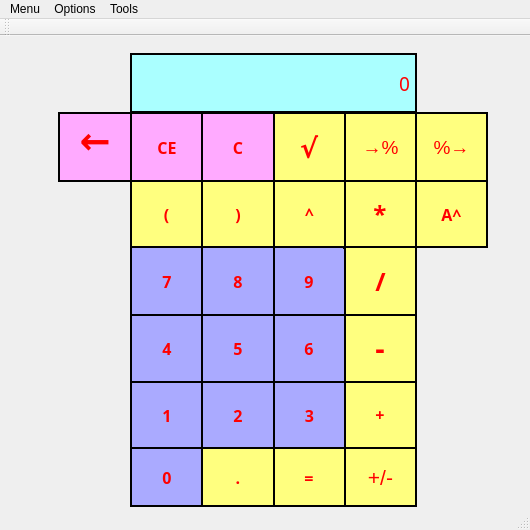
<?xml version="1.0" encoding="UTF-8"?>
<ui version="4.0">
 <class>MainWindow</class>
 <widget class="QMainWindow" name="MainWindow">
  <property name="geometry">
   <rect>
    <x>0</x>
    <y>0</y>
    <width>530</width>
    <height>530</height>
   </rect>
  </property>
  <property name="sizePolicy">
   <sizepolicy hsizetype="Fixed" vsizetype="Fixed">
    <horstretch>0</horstretch>
    <verstretch>0</verstretch>
   </sizepolicy>
  </property>
  <property name="contextMenuPolicy">
   <enum>Qt::ActionsContextMenu</enum>
  </property>
  <property name="windowTitle">
   <string>Calculator: Stage 1</string>
  </property>
  <property name="styleSheet">
   <string notr="true"/>
  </property>
  <widget class="QWidget" name="centralWidget">
   <widget class="QPushButton" name="pushButton_1">
    <property name="geometry">
     <rect>
      <x>130</x>
      <y>344</y>
      <width>74</width>
      <height>70</height>
     </rect>
    </property>
    <property name="font">
     <font>
      <family>Arial Black</family>
      <pointsize>12</pointsize>
      <weight>75</weight>
      <bold>true</bold>
     </font>
    </property>
    <property name="styleSheet">
     <string notr="true">color: rgb(255, 0, 0);
border: 2px solid black;
background-color: rgb(170, 170, 255);</string>
    </property>
    <property name="text">
     <string>1</string>
    </property>
   </widget>
   <widget class="QPushButton" name="pushButton_2">
    <property name="geometry">
     <rect>
      <x>201</x>
      <y>344</y>
      <width>74</width>
      <height>70</height>
     </rect>
    </property>
    <property name="font">
     <font>
      <family>Arial Black</family>
      <pointsize>12</pointsize>
      <weight>75</weight>
      <bold>true</bold>
     </font>
    </property>
    <property name="styleSheet">
     <string notr="true">color: rgb(255, 0, 0);
border: 2px solid black;
background-color: rgb(170, 170, 255);</string>
    </property>
    <property name="text">
     <string>2</string>
    </property>
   </widget>
   <widget class="QPushButton" name="plus">
    <property name="geometry">
     <rect>
      <x>343</x>
      <y>344</y>
      <width>74</width>
      <height>69</height>
     </rect>
    </property>
    <property name="font">
     <font>
      <family>Arial Black</family>
      <pointsize>12</pointsize>
      <weight>75</weight>
      <bold>true</bold>
     </font>
    </property>
    <property name="styleSheet">
     <string notr="true">color: rgb(255, 0, 0);
background-color: rgb(255, 255, 127);
border: 2px solid black;</string>
    </property>
    <property name="text">
     <string>+</string>
    </property>
   </widget>
   <widget class="QPushButton" name="pushButton_3">
    <property name="geometry">
     <rect>
      <x>273</x>
      <y>344</y>
      <width>73</width>
      <height>70</height>
     </rect>
    </property>
    <property name="font">
     <font>
      <family>Arial Black</family>
      <pointsize>12</pointsize>
      <weight>75</weight>
      <bold>true</bold>
     </font>
    </property>
    <property name="styleSheet">
     <string notr="true">color: rgb(255, 0, 0);
border: 2px solid black;
background-color: rgb(170, 170, 255);</string>
    </property>
    <property name="text">
     <string>3</string>
    </property>
   </widget>
   <widget class="QPushButton" name="minus">
    <property name="geometry">
     <rect>
      <x>343</x>
      <y>277</y>
      <width>74</width>
      <height>70</height>
     </rect>
    </property>
    <property name="font">
     <font>
      <family>Arial Black</family>
      <pointsize>22</pointsize>
      <weight>75</weight>
      <bold>true</bold>
     </font>
    </property>
    <property name="styleSheet">
     <string notr="true">color: rgb(255, 0, 0);
background-color: rgb(255, 255, 127);
border: 2px solid black;</string>
    </property>
    <property name="text">
     <string>-</string>
    </property>
   </widget>
   <widget class="QPushButton" name="pushButton_6">
    <property name="geometry">
     <rect>
      <x>272</x>
      <y>277</y>
      <width>74</width>
      <height>70</height>
     </rect>
    </property>
    <property name="font">
     <font>
      <family>Arial Black</family>
      <pointsize>12</pointsize>
      <weight>75</weight>
      <bold>true</bold>
     </font>
    </property>
    <property name="styleSheet">
     <string notr="true">color: rgb(255, 0, 0);
border: 2px solid black;
background-color: rgb(170, 170, 255);</string>
    </property>
    <property name="text">
     <string>6</string>
    </property>
   </widget>
   <widget class="QPushButton" name="pushButton_4">
    <property name="geometry">
     <rect>
      <x>130</x>
      <y>277</y>
      <width>74</width>
      <height>70</height>
     </rect>
    </property>
    <property name="font">
     <font>
      <family>Arial Black</family>
      <pointsize>12</pointsize>
      <weight>75</weight>
      <bold>true</bold>
     </font>
    </property>
    <property name="styleSheet">
     <string notr="true">color: rgb(255, 0, 0);
border: 2px solid black;
background-color: rgb(170, 170, 255);</string>
    </property>
    <property name="text">
     <string>4</string>
    </property>
   </widget>
   <widget class="QPushButton" name="pushButton_5">
    <property name="geometry">
     <rect>
      <x>201</x>
      <y>277</y>
      <width>74</width>
      <height>70</height>
     </rect>
    </property>
    <property name="font">
     <font>
      <family>Arial Black</family>
      <pointsize>12</pointsize>
      <weight>75</weight>
      <bold>true</bold>
     </font>
    </property>
    <property name="styleSheet">
     <string notr="true">color: rgb(255, 0, 0);
border: 2px solid black;
background-color: rgb(170, 170, 255);</string>
    </property>
    <property name="text">
     <string>5</string>
    </property>
   </widget>
   <widget class="QPushButton" name="pushButton_skl">
    <property name="geometry">
     <rect>
      <x>201</x>
      <y>143</y>
      <width>74</width>
      <height>70</height>
     </rect>
    </property>
    <property name="font">
     <font>
      <family>Arial Black</family>
      <pointsize>12</pointsize>
      <weight>75</weight>
      <bold>true</bold>
     </font>
    </property>
    <property name="styleSheet">
     <string notr="true">color: rgb(255, 0, 0);
border: 2px solid black;
background-color: rgb(255, 255, 127);</string>
    </property>
    <property name="text">
     <string>)</string>
    </property>
   </widget>
   <widget class="QPushButton" name="pushButton_9">
    <property name="geometry">
     <rect>
      <x>272</x>
      <y>210</y>
      <width>74</width>
      <height>70</height>
     </rect>
    </property>
    <property name="font">
     <font>
      <family>Arial Black</family>
      <pointsize>12</pointsize>
      <weight>75</weight>
      <bold>true</bold>
     </font>
    </property>
    <property name="styleSheet">
     <string notr="true">color: rgb(255, 0, 0);
border: 2px solid black;
background-color: rgb(170, 170, 255);</string>
    </property>
    <property name="text">
     <string>9</string>
    </property>
   </widget>
   <widget class="QPushButton" name="mul">
    <property name="geometry">
     <rect>
      <x>343</x>
      <y>143</y>
      <width>74</width>
      <height>70</height>
     </rect>
    </property>
    <property name="font">
     <font>
      <family>Arial Black</family>
      <pointsize>18</pointsize>
      <weight>75</weight>
      <bold>true</bold>
     </font>
    </property>
    <property name="styleSheet">
     <string notr="true">color: rgb(255, 0, 0);
background-color: rgb(255, 255, 127);
border: 2px solid black;</string>
    </property>
    <property name="text">
     <string>*</string>
    </property>
   </widget>
   <widget class="QPushButton" name="stepen">
    <property name="geometry">
     <rect>
      <x>273</x>
      <y>142</y>
      <width>73</width>
      <height>70</height>
     </rect>
    </property>
    <property name="font">
     <font>
      <family>Arial Black</family>
      <pointsize>12</pointsize>
      <weight>75</weight>
      <bold>true</bold>
     </font>
    </property>
    <property name="styleSheet">
     <string notr="true">color: rgb(255, 0, 0);
border: 2px solid black;
background-color: rgb(255, 255, 127);</string>
    </property>
    <property name="text">
     <string>^</string>
    </property>
   </widget>
   <widget class="QPushButton" name="div">
    <property name="geometry">
     <rect>
      <x>344</x>
      <y>210</y>
      <width>73</width>
      <height>70</height>
     </rect>
    </property>
    <property name="font">
     <font>
      <family>Arial Black</family>
      <pointsize>19</pointsize>
      <weight>75</weight>
      <bold>true</bold>
     </font>
    </property>
    <property name="styleSheet">
     <string notr="true">color: rgb(255, 0, 0);
background-color: rgb(255, 255, 127);
border: 2px solid black;</string>
    </property>
    <property name="text">
     <string>/</string>
    </property>
   </widget>
   <widget class="QPushButton" name="pushButton_skr">
    <property name="geometry">
     <rect>
      <x>130</x>
      <y>143</y>
      <width>73</width>
      <height>70</height>
     </rect>
    </property>
    <property name="font">
     <font>
      <family>Arial Black</family>
      <pointsize>12</pointsize>
      <weight>75</weight>
      <bold>true</bold>
     </font>
    </property>
    <property name="styleSheet">
     <string notr="true">color: rgb(255, 0, 0);
border: 2px solid black;
background-color: rgb(255, 255, 127);</string>
    </property>
    <property name="text">
     <string>(</string>
    </property>
   </widget>
   <widget class="QPushButton" name="pushButton_7">
    <property name="geometry">
     <rect>
      <x>130</x>
      <y>210</y>
      <width>74</width>
      <height>70</height>
     </rect>
    </property>
    <property name="font">
     <font>
      <family>Arial Black</family>
      <pointsize>12</pointsize>
      <weight>75</weight>
      <bold>true</bold>
     </font>
    </property>
    <property name="styleSheet">
     <string notr="true">color: rgb(255, 0, 0);
border: 2px solid black;
background-color: rgb(170, 170, 255);</string>
    </property>
    <property name="text">
     <string>7</string>
    </property>
   </widget>
   <widget class="QPushButton" name="pushButton_8">
    <property name="geometry">
     <rect>
      <x>201</x>
      <y>210</y>
      <width>74</width>
      <height>70</height>
     </rect>
    </property>
    <property name="font">
     <font>
      <family>Arial Black</family>
      <pointsize>12</pointsize>
      <weight>75</weight>
      <bold>true</bold>
     </font>
    </property>
    <property name="styleSheet">
     <string notr="true">color: rgb(255, 0, 0);
border: 2px solid black;
background-color: rgb(170, 170, 255);</string>
    </property>
    <property name="text">
     <string>8</string>
    </property>
   </widget>
   <widget class="QPushButton" name="clear">
    <property name="geometry">
     <rect>
      <x>130</x>
      <y>76</y>
      <width>74</width>
      <height>70</height>
     </rect>
    </property>
    <property name="font">
     <font>
      <family>Arial Black</family>
      <pointsize>12</pointsize>
      <weight>75</weight>
      <bold>true</bold>
     </font>
    </property>
    <property name="styleSheet">
     <string notr="true">color: rgb(255, 0, 0);
border: 2px solid black;
border-color: rgb(0, 0, 0);
background-color: rgb(255, 170, 255);
</string>
    </property>
    <property name="text">
     <string>CE</string>
    </property>
   </widget>
   <widget class="QPushButton" name="koren">
    <property name="geometry">
     <rect>
      <x>272</x>
      <y>76</y>
      <width>74</width>
      <height>70</height>
     </rect>
    </property>
    <property name="font">
     <font>
      <family>Arial Black</family>
      <pointsize>20</pointsize>
      <weight>75</weight>
      <bold>true</bold>
      <kerning>false</kerning>
     </font>
    </property>
    <property name="styleSheet">
     <string notr="true">color: rgb(255, 0, 0);
border: 2px solid black;
background-color: rgb(255, 255, 127);</string>
    </property>
    <property name="text">
     <string>√</string>
    </property>
   </widget>
   <widget class="QPushButton" name="clear_all">
    <property name="geometry">
     <rect>
      <x>201</x>
      <y>76</y>
      <width>74</width>
      <height>70</height>
     </rect>
    </property>
    <property name="font">
     <font>
      <family>Arial Black</family>
      <pointsize>12</pointsize>
      <weight>75</weight>
      <bold>true</bold>
     </font>
    </property>
    <property name="styleSheet">
     <string notr="true">color: rgb(255, 0, 0);
border-color: rgb(0, 0, 0);
background-color: rgb(255, 170, 255);
border: 2px solid black;</string>
    </property>
    <property name="text">
     <string>C</string>
    </property>
   </widget>
   <widget class="QPushButton" name="percent">
    <property name="geometry">
     <rect>
      <x>344</x>
      <y>76</y>
      <width>73</width>
      <height>70</height>
     </rect>
    </property>
    <property name="font">
     <font>
      <pointsize>14</pointsize>
     </font>
    </property>
    <property name="styleSheet">
     <string notr="true">color: rgb(255, 0, 0);
background-color: rgb(255, 255, 127);
border: 2px solid black;</string>
    </property>
    <property name="text">
     <string>→%</string>
    </property>
   </widget>
   <widget class="QLabel" name="label">
    <property name="geometry">
     <rect>
      <x>130</x>
      <y>17</y>
      <width>287</width>
      <height>60</height>
     </rect>
    </property>
    <property name="font">
     <font>
      <family>MS Reference Sans Serif</family>
      <pointsize>14</pointsize>
     </font>
    </property>
    <property name="styleSheet">
     <string notr="true">color: rgb(255, 0, 0);
background-color: rgb(170, 255, 255);
border: 1.5px solid black;</string>
    </property>
    <property name="text">
     <string>0</string>
    </property>
    <property name="textFormat">
     <enum>Qt::AutoText</enum>
    </property>
    <property name="alignment">
     <set>Qt::AlignRight|Qt::AlignTrailing|Qt::AlignVCenter</set>
    </property>
   </widget>
   <widget class="QPushButton" name="pushButton_0">
    <property name="geometry">
     <rect>
      <x>130</x>
      <y>411</y>
      <width>74</width>
      <height>60</height>
     </rect>
    </property>
    <property name="font">
     <font>
      <family>Arial Black</family>
      <pointsize>12</pointsize>
      <weight>75</weight>
      <bold>true</bold>
     </font>
    </property>
    <property name="styleSheet">
     <string notr="true">color: rgb(255, 0, 0);
border: 2px solid black;
background-color: rgb(170, 170, 255);</string>
    </property>
    <property name="text">
     <string>0</string>
    </property>
   </widget>
   <widget class="QPushButton" name="ravno">
    <property name="geometry">
     <rect>
      <x>272</x>
      <y>411</y>
      <width>74</width>
      <height>60</height>
     </rect>
    </property>
    <property name="font">
     <font>
      <family>Arial Black</family>
      <pointsize>12</pointsize>
      <weight>75</weight>
      <bold>true</bold>
     </font>
    </property>
    <property name="styleSheet">
     <string notr="true">color: rgb(255, 0, 0);
background-color: rgb(255, 255, 127);
border: 2px solid black;</string>
    </property>
    <property name="text">
     <string>=</string>
    </property>
   </widget>
   <widget class="QPushButton" name="dot">
    <property name="geometry">
     <rect>
      <x>201</x>
      <y>411</y>
      <width>74</width>
      <height>60</height>
     </rect>
    </property>
    <property name="font">
     <font>
      <family>Arial Black</family>
      <pointsize>12</pointsize>
      <weight>75</weight>
      <bold>true</bold>
     </font>
    </property>
    <property name="styleSheet">
     <string notr="true">color: rgb(255, 0, 0);
border: 2px solid black;
background-color: rgb(255, 255, 127);</string>
    </property>
    <property name="text">
     <string>.</string>
    </property>
   </widget>
   <widget class="QPushButton" name="plmin">
    <property name="geometry">
     <rect>
      <x>344</x>
      <y>411</y>
      <width>73</width>
      <height>60</height>
     </rect>
    </property>
    <property name="font">
     <font>
      <pointsize>16</pointsize>
     </font>
    </property>
    <property name="styleSheet">
     <string notr="true">color: rgb(255, 0, 0);
background-color: rgb(255, 255, 127);
border: 2px solid black;</string>
    </property>
    <property name="text">
     <string>+/-</string>
    </property>
   </widget>
   <widget class="QPushButton" name="back">
    <property name="geometry">
     <rect>
      <x>58</x>
      <y>76</y>
      <width>74</width>
      <height>70</height>
     </rect>
    </property>
    <property name="sizePolicy">
     <sizepolicy hsizetype="Preferred" vsizetype="Preferred">
      <horstretch>0</horstretch>
      <verstretch>0</verstretch>
     </sizepolicy>
    </property>
    <property name="font">
     <font>
      <family>Berlin Sans FB Demi</family>
      <pointsize>28</pointsize>
      <weight>75</weight>
      <bold>true</bold>
     </font>
    </property>
    <property name="layoutDirection">
     <enum>Qt::LeftToRight</enum>
    </property>
    <property name="styleSheet">
     <string notr="true">color: rgb(255, 0, 0);
border: 2px solid black;
border-color: rgb(0, 0, 0);
background-color: rgb(255, 170, 255);
text-align: top;
</string>
    </property>
    <property name="text">
     <string>←</string>
    </property>
   </widget>
   <widget class="QPushButton" name="percent_2">
    <property name="geometry">
     <rect>
      <x>415</x>
      <y>76</y>
      <width>73</width>
      <height>70</height>
     </rect>
    </property>
    <property name="font">
     <font>
      <pointsize>14</pointsize>
     </font>
    </property>
    <property name="styleSheet">
     <string notr="true">color: rgb(255, 0, 0);
background-color: rgb(255, 255, 127);
border: 2px solid black;</string>
    </property>
    <property name="text">
     <string>%→</string>
    </property>
   </widget>
   <widget class="QPushButton" name="digit_in_power">
    <property name="geometry">
     <rect>
      <x>415</x>
      <y>144</y>
      <width>73</width>
      <height>68</height>
     </rect>
    </property>
    <property name="font">
     <font>
      <family>Arial Black</family>
      <pointsize>12</pointsize>
      <weight>75</weight>
      <bold>true</bold>
     </font>
    </property>
    <property name="styleSheet">
     <string notr="true">color: rgb(255, 0, 0);
border: 2px solid black;
background-color: rgb(255, 255, 127);</string>
    </property>
    <property name="text">
     <string>A^</string>
    </property>
   </widget>
  </widget>
  <widget class="QMenuBar" name="menuBar">
   <property name="geometry">
    <rect>
     <x>0</x>
     <y>0</y>
     <width>530</width>
     <height>21</height>
    </rect>
   </property>
   <widget class="QMenu" name="menuMenu">
    <property name="title">
     <string>Menu</string>
    </property>
    <addaction name="action1_stage"/>
    <addaction name="action2_stage"/>
    <addaction name="actionStage_3_converter"/>
    <addaction name="actionCalculation_list"/>
    <addaction name="separator"/>
    <addaction name="actionexit"/>
   </widget>
   <widget class="QMenu" name="menuOptions">
    <property name="title">
     <string>Options</string>
    </property>
    <widget class="QMenu" name="menuTheme">
     <property name="title">
      <string>Themes</string>
     </property>
     <addaction name="actionTheme_1"/>
     <addaction name="actionTheme_2"/>
     <addaction name="actionTheme_3"/>
    </widget>
    <addaction name="menuTheme"/>
    <addaction name="actionFull_screen_size"/>
   </widget>
   <widget class="QMenu" name="menuGets">
    <property name="title">
     <string>Tools</string>
    </property>
    <addaction name="Show_additive_bars"/>
    <addaction name="Hide_additive_bars_2"/>
   </widget>
   <addaction name="menuMenu"/>
   <addaction name="menuOptions"/>
   <addaction name="menuGets"/>
  </widget>
  <widget class="QToolBar" name="mainToolBar">
   <attribute name="toolBarArea">
    <enum>TopToolBarArea</enum>
   </attribute>
   <attribute name="toolBarBreak">
    <bool>false</bool>
   </attribute>
  </widget>
  <widget class="QStatusBar" name="statusBar"/>
  <action name="action1_stage">
   <property name="text">
    <string>Stage 1(standart)</string>
   </property>
  </action>
  <action name="action2_stage">
   <property name="text">
    <string>Stage 2(trigonometry)</string>
   </property>
  </action>
  <action name="actionFull_screen_size">
   <property name="text">
    <string>Full screen size</string>
   </property>
  </action>
  <action name="actionexit">
   <property name="text">
    <string>Exit</string>
   </property>
  </action>
  <action name="actionCalculation_list">
   <property name="text">
    <string>Calculation list</string>
   </property>
  </action>
  <action name="actionTheme_1">
   <property name="text">
    <string>Theme 1</string>
   </property>
  </action>
  <action name="actionTheme_2">
   <property name="text">
    <string>Theme 2</string>
   </property>
  </action>
  <action name="actionTheme_3">
   <property name="text">
    <string>Theme 3</string>
   </property>
  </action>
  <action name="Show_additive_bars">
   <property name="text">
    <string>Show additive bars</string>
   </property>
  </action>
  <action name="Hide_additive_bars_2">
   <property name="text">
    <string>Hide additive bars</string>
   </property>
  </action>
  <action name="actionStage_3_converter">
   <property name="text">
    <string>Stage 3(converter)</string>
   </property>
  </action>
 </widget>
 <layoutdefault spacing="6" margin="11"/>
 <resources/>
 <connections>
  <connection>
   <sender>clear</sender>
   <signal>clicked()</signal>
   <receiver>MainWindow</receiver>
   <slot>update()</slot>
   <hints>
    <hint type="sourcelabel">
     <x>156</x>
     <y>172</y>
    </hint>
    <hint type="destinationlabel">
     <x>15</x>
     <y>64</y>
    </hint>
   </hints>
  </connection>
  <connection>
   <sender>back</sender>
   <signal>clicked()</signal>
   <receiver>MainWindow</receiver>
   <slot>hide()</slot>
   <hints>
    <hint type="sourcelabel">
     <x>91</x>
     <y>132</y>
    </hint>
    <hint type="destinationlabel">
     <x>90</x>
     <y>234</y>
    </hint>
   </hints>
  </connection>
 </connections>
</ui>
